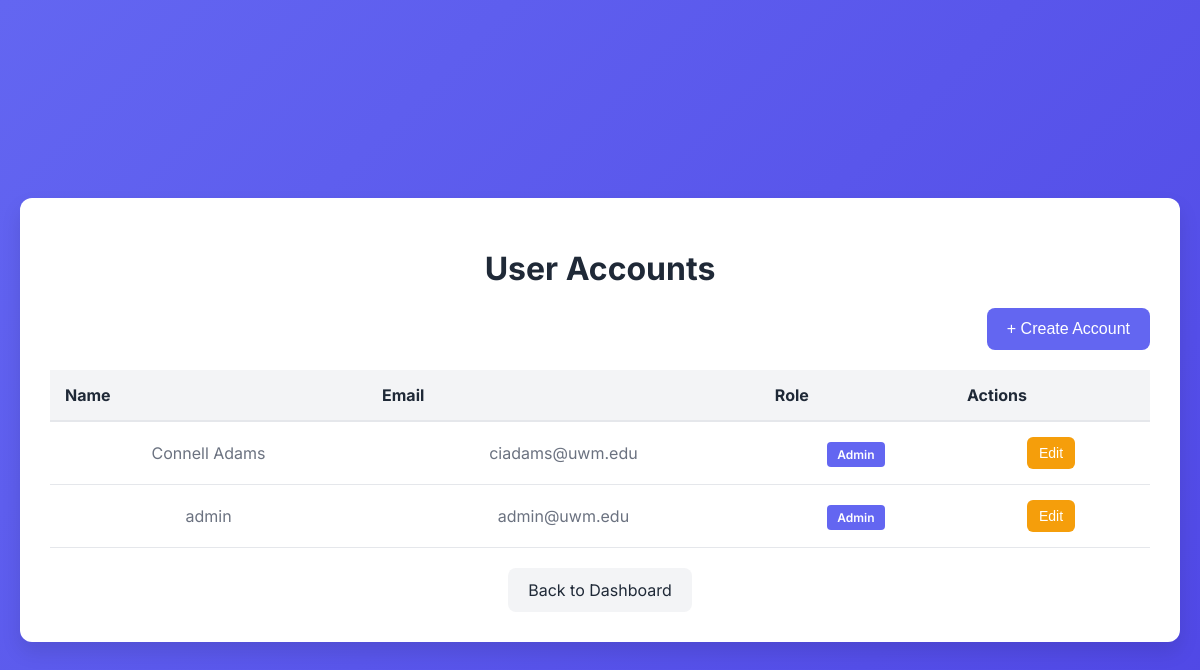
/ListAccounts, run on an earlier commit of the app's database.
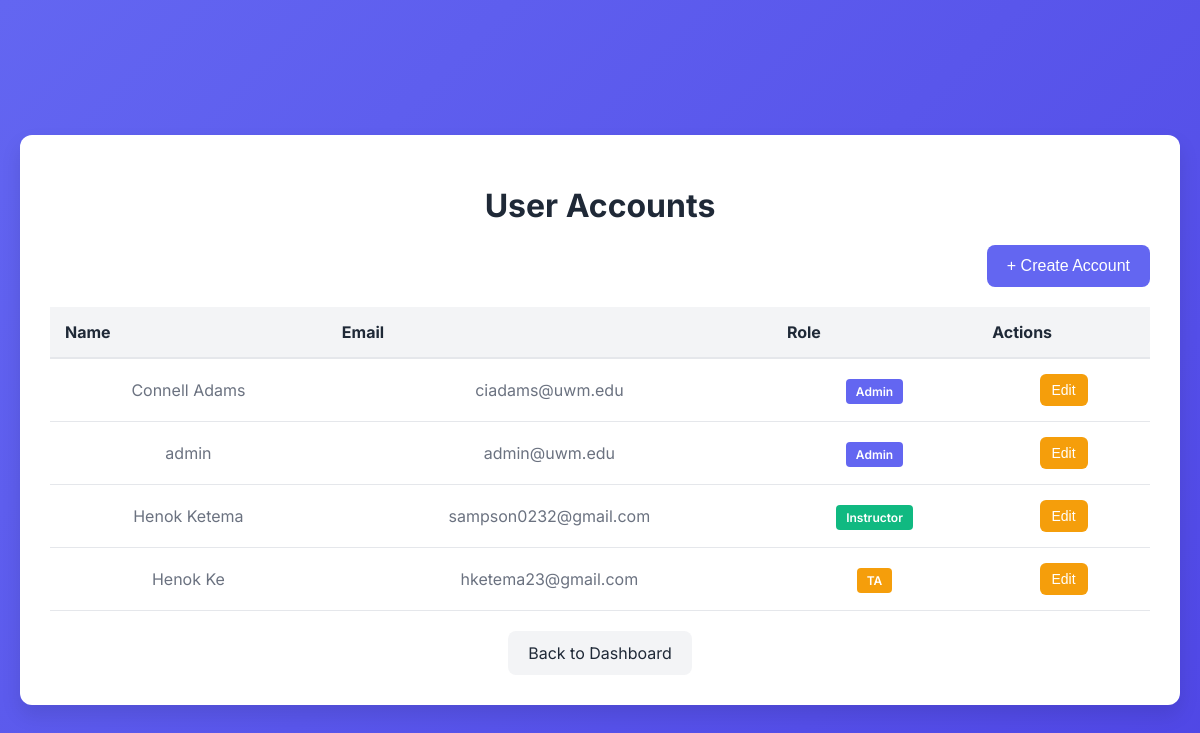
And on a later commit of the database.
### TA_Scheduler/models.py (models this page shows, shortened)
class User(models.Model):
    ROLES = (
        ('admin', 'admin'),
        ('instructor', 'instructor'),
        ('TA', 'TA')
    )
    full_name = models.CharField(max_length=50, primary_key=True)
    email = models.CharField(max_length=50, unique = True)
    password = models.CharField(max_length=25)
    phone = models.IntegerField(10, null=True)
    role_id = models.CharField(max_length=10, choices = ROLES, default='admin')
    is_active = models.BooleanField(default=False)# not sure how this will work yet
    skills = models.JSONField(default=list, null=True , blank=True)  # Add this field

### TA_Scheduler/views.py (the view)
# urls.py: path('ListAccounts', listAccountsView.as_view(), name='ListAccounts'),
class listAccountsView(TemplateView):
    template_name = 'listAccounts.html'
    def get_context_data(self, **kwargs):
        context = super().get_context_data(**kwargs)
        users = User.objects.all()
        print(f"Found {users.count()} users in database")
        for user in users:
            print(f"User: {user.full_name}, Role: {user.role_id}")
        context['users'] = users
        return context

### TA_Scheduler/templates/listAccounts.html (shortened to what this page needs)
<!DOCTYPE html>
<html lang="en">
<head>
</head>
<body>
    <div class="accounts-container">
        <h1>User Accounts</h1>
        <div class="search-bar">
            <button class="create-account-btn" onclick="window.location.href='CreateAccount'">+ Create Account</button>
        </div>
        <table class="accounts-table">
            <thead>
                <tr>
                    <th>Name</th>
                    <th>Email</th>
                    <th>Role</th>
                    <th>Actions</th>
                </tr>
            </thead>
            <tbody>
                {% for user in users %}
                <tr>
                    <td>{{ user.full_name }}</td>
                    <td>{{ user.email }}</td>
<td>
    {% if user.role_id|lower == 'admin' %}
        <span class="role-tag role-supervisor">Admin</span>
    {% elif user.role_id|lower == 'instructor' %}
        <span class="role-tag role-instructor">Instructor</span>
    {% elif user.role_id|lower == 'ta' %}
        <span class="role-tag role-ta">TA</span>
    {% elif user.role_id|lower == 'supervisor' %}
        <span class="role-tag role-supervisor">Supervisor</span>
    {% else %}
        <span class="role-tag">Unknown Role</span>
    {% endif %}
</td>
                    <td>
                        <div class="action-btns">
                            <button class="edit-btn" onclick="window.location.href='EditAccount?id={{ user.id }}'">Edit</button>
                        </div>
                    </td>
                </tr>
                {% empty %}
                <tr>
                    <td colspan="4">No accounts found.</td>
                </tr>
                {% endfor %}
            </tbody>
        </table>
        <a href="homePage" class="back-btn">Back to Dashboard</a>
    </div>
</body>
</body>
</html>

What changed in the data, as far as the page shows it:
added User: full_name "Henok Ketema", email "sampson0232@gmail.com", role_id "Instructor"
added User: full_name "Henok Ke", email "hketema23@gmail.com", role_id "TA"
